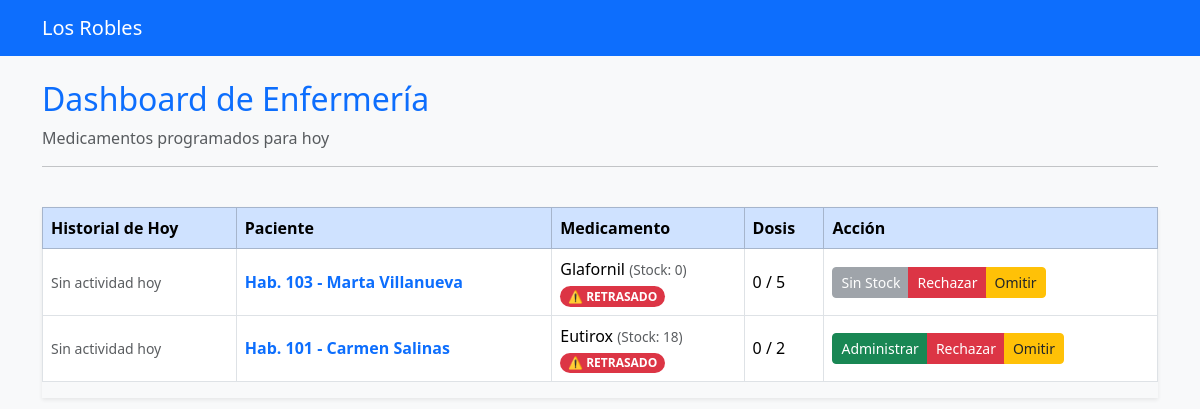
Before: /dashboard/ with the older database file.
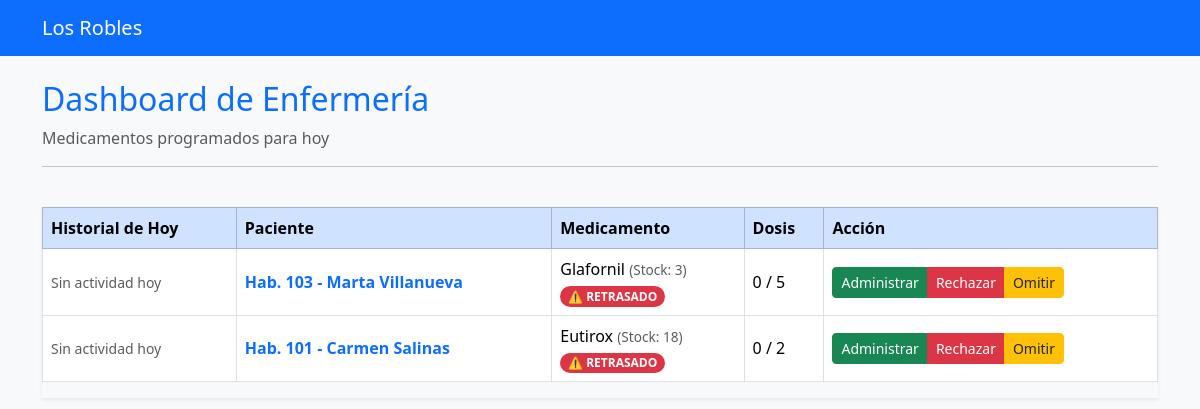
After: the same page with the newer database file.
### gestion/models.py (models this page shows, shortened)
class PlanMedicacion(models.Model):
    residente = models.ForeignKey(Residente, on_delete=models.CASCADE)
    medicamento = models.ForeignKey(Medicamento, on_delete=models.CASCADE)
    dosis = models.CharField(max_length=100)
    stock_actual = models.IntegerField(default=0, help_text="Pastillas traídas por la familia")
    frecuencia_horas = models.IntegerField(help_text="Cada cuántas horas se administra")
    hora_inicio = models.TimeField()
    fecha_inicio_plan = models.DateField()
    activo = models.BooleanField(default=True)
    @property
    def dosis_tomadas_hoy(self):
        return HistorialAdministracion.objects.filter(
            plan=self,
            fecha_hora_real__date=timezone.localdate(),
            estado='ADMINISTRADO'
        ).count()
    @property
    def requiere_dosis_hoy(self):
        return self.dosis_tomadas_hoy < int(self.dosis)
    @property
    def historial_hoy(self):
        return HistorialAdministracion.objects.filter(
        plan=self,
        fecha_hora_real__date=timezone.localdate(),
         ).order_by('fecha_hora_real') # Los ordenamos del más antiguo al más reciente
    @property
    def proxima_hora_esperada(self):
        if not self.requiere_dosis_hoy:
            return None
        horas_desplazamiento = self.dosis_tomadas_hoy * self.frecuencia_horas
        hoy = timezone.localdate()
        momento_inicio = datetime.combine(hoy, self.hora_inicio)
        if timezone.is_naive(momento_inicio):
            momento_inicio = timezone.make_aware(momento_inicio)
        hora_programada = momento_inicio + timedelta(hours=horas_desplazamiento)
        return hora_programada
    @property
    def esta_retrasado(self):
        if not self.requiere_dosis_hoy:
            return False
        ahora = timezone.localtime()
        programada = self.proxima_hora_esperada
        return ahora > (programada + timedelta(minutes=1))

class Residente(models.Model):
    rut = models.CharField(max_length=12, unique=True)
    nombre = models.CharField(max_length=100)
    apellido = models.CharField(max_length=100)
    habitacion_numero = models.IntegerField()
    alertas_criticas = models.TextField(blank=True, help_text="Alergias o condiciones especiales")
    activo = models.BooleanField(default=True)
    diagnostico_principal = models.CharField(max_length=200, blank=True, default="No especificado")
    contacto_familiar = models.CharField(max_length=200, blank=True, help_text="Nombre y Teléfono")
    condicion_deglucion = models.CharField(max_length=200, blank=True, default="Normal", help_text="Ej: Normal, Molido, Sonda")

class Medicamento(models.Model):
    nombre_comercial = models.CharField(max_length=100)
    nombre_generico = models.CharField(max_length=100)
    miligramos = models.FloatField()
    presentacion = models.CharField(max_length=50, help_text="Ej: Comprimidos, Jarabe")

### gestion/views.py (the view)
# urls.py: path('dashboard/', views.dashboard_enfermeria, name='dashboard'),
def dashboard_enfermeria(request):
    planes_activos = PlanMedicacion.objects.filter(activo=True).order_by('hora_inicio')
    contexto = {
        'planes': planes_activos
    }
    return render(request, 'gestion/dashboard.html', contexto)

### gestion/templates/gestion/dashboard.html (shortened to what the changed rows need)
{% extends 'gestion/base.html' %}
{% block contenido %}
<div class="row">
    <div class="col-12 mb-4">
        <h2 class="text-primary">Dashboard de Enfermería </h2>
    </div>
    <div class="col-12">
        <div class="table-responsive shadow-sm">
            <table class="table table-hover table-bordered align-middle">
                <thead class="table-primary">
                    <tr>
                        <th>Historial de Hoy </th>
                        <th>Paciente </th>
                        <th>Medicamento </th>
                        <th>Dosis</th>
                        <th>Acción</th>
                    </tr>
                </thead>
                <tbody>
                    {% for plan in planes %}
                    <tr>
                        <td>
                            {% for registro in plan.historial_hoy %}
                            <span class="badge
    {% if registro.estado == 'ADMINISTRADO' %}bg-success
    {% elif registro.estado == 'RECHAZADO' %}bg-danger
    {% else %}bg-warning text-dark{% endif %}" style="cursor: pointer;" {% if registro.observaciones %}
                                data-bs-toggle="modal" data-bs-target="#modalMotivo{{ registro.id }}" {% endif %}>
                                {{ registro.fecha_hora_real|date:"H:i" }} - {{ registro.usuario.username }}
                            </span>
                            {% if registro.observaciones %}
                            <div class="modal fade" id="modalMotivo{{ registro.id }}" tabindex="-1" aria-hidden="true">
                                <div class="modal-dialog modal-dialog-centered modal-sm">
                                    <div class="modal-content">
                                        <div class="modal-header border-0 pb-0">
                                            <h5 class="modal-title text-muted">Detalle de Incidencia</h5>
                                            <button type="button" class="btn-close" data-bs-dismiss="modal"
                                                aria-label="Close"></button>
                                        </div>
                                        <div class="modal-body text-center">
                                            <h6 class="text-uppercase fw-bold">{{ registro.get_estado_display }}</h6>
                                            <p class="mb-0 text-start border rounded p-2 bg-light mt-2 text-dark">
                                                {{ registro.observaciones }}
                                            </p>
                                        </div>
                                    </div>
                                </div>
                            </div>
                            {% endif %}
                            {% empty %}
                            <small class="text-muted">Sin actividad hoy</small>
                            {% endfor %}
                        </td>
                        <td>
                            <a href="#" class="text-decoration-none fw-bold" data-bs-toggle="modal" data-bs-target="#modalFicha{{ plan.id }}">
                                Hab. {{ plan.residente.habitacion_numero }} - {{ plan.residente.nombre }}  {{ plan.residente.apellido }}
                            </a>
                            </td>
                        <td>
                            {{ plan.medicamento.nombre_comercial }}
                            <span class="text-muted" style="font-size: 0.85rem;">(Stock: {{ plan.stock_actual }})</span>
                            {% if plan.esta_retrasado %}
                            <br>
                            <span class="badge rounded-pill bg-danger" style="font-size: 0.75rem; margin-top: 5px;">
                                ⚠️ RETRASADO
                            </span>
                            {% endif %}
                        </td>
                        <td>{{ plan.dosis_tomadas_hoy }} / {{ plan.dosis }} </td>
                        <td>
                            {% if plan.requiere_dosis_hoy %}
                            <div class="btn-group" role="group">
                                {% if plan.stock_actual > 0 %}
                                <a href="{% url 'administrar_medicamento' plan.id 'ADMINISTRADO' %}"
                                    class="btn btn-success btn-sm">Administrar</a>
                                {% else %}
                                <button type="button" class="btn btn-secondary btn-sm" disabled>Sin Stock</button>
                                {% endif %}
                                <button type="button" class="btn btn-danger btn-sm" data-bs-toggle="modal"
                                    data-bs-target="#modalRechazo{{ plan.id }}">
                                    Rechazar
                                </button>
                                <button type="button" class="btn btn-warning btn-sm text-dark" data-bs-toggle="modal"
                                    data-bs-target="#modalOmitir{{ plan.id }}">
                                    Omitir
                                </button>
                            </div>
                            {% else %}
                            <span style="color: green; font-weight: bold;">✅ Completado</span>
                            {% endif %}
                        </td>
                    </tr>
                    {% endfor %}
                </tbody>
            </table>
        </div>
    </div>
</div>
{% endblock %}

Changed rows visible on the page:
changed PlanMedicacion "Marta": stock_actual "0" → "3"; stock_actual "Sin Stock" → "Administrar"
